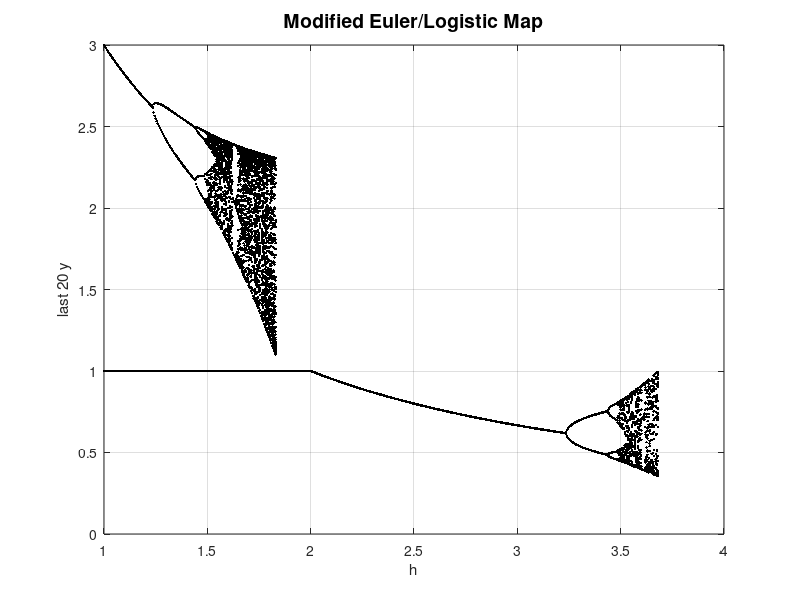

MATLAB code to generate this figure:
%BIF2 Bifurcation diagram for modified Euler/logistic map.
%    Computes a numerical bifurcation diagram for a map of the form
%    y_k = F(y_{k-1}) arising from the modified Euler method
%    applied to a logistic ODE.
%
%    Fast, vectorized version.

h = (1:0.005:4)';
iv = 0.2:0.5:2.7;
hvals = repmat(h,length(iv),1);
Ydata = zeros((length(hvals)),20);
y = kron(iv',ones(size(h)));

for k=2:500
   y = y + hvals.*(y+0.5*hvals.*y.*(1-y)).*(1-y-0.5*hvals.*y.*(1-y));
end
for k=1:20
   y = y + hvals.*(y+0.5*hvals.*y.*(1-y)).*(1-y-0.5*hvals.*y.*(1-y));
   Ydata(:,k) = y;
end

plot(hvals,Ydata,'.k')
title('Modified Euler/Logistic Map','FontSize',14)
xlabel('h'), ylabel('last 20 y'), grid on
